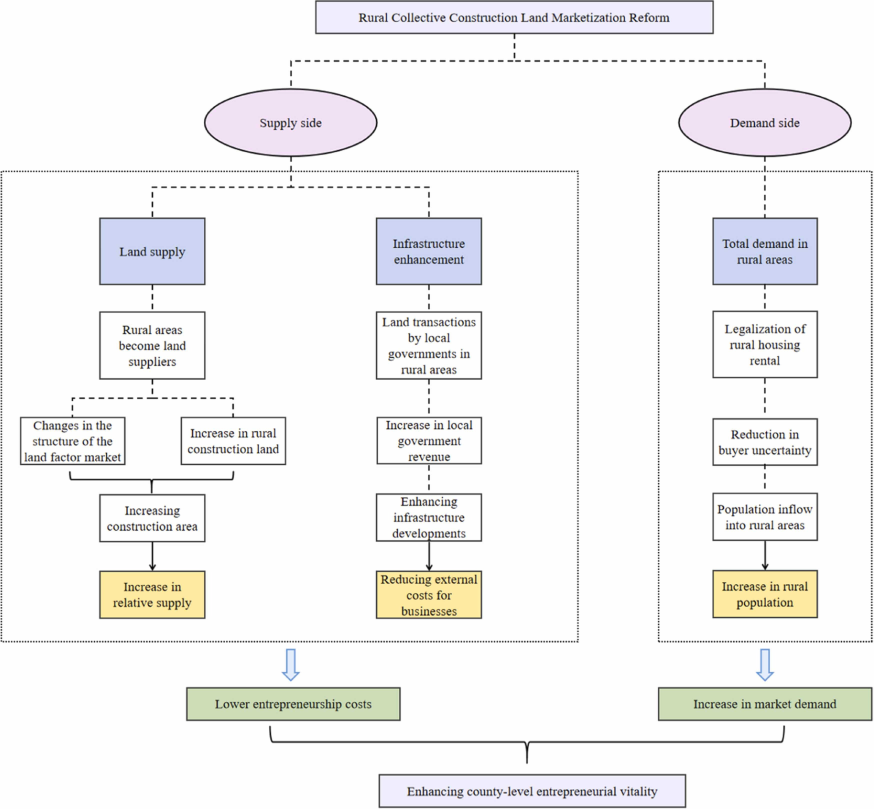
#> input picture originals/figures/paper1.jpg, 3493 x 3235 px (shown at 1/4 size); its folder holds only this picture in this run
$ python optimize_images.py
#> lines starting #> are read from the running program, lines starting #| are printed output that depends on the picture
"""Generate every web-sized image the site serves.

READS   originals/            ← the only place you put source images
  avatar.jpg                     your portrait
  photos/food/*.jpg              gallery photos
  photos/travel/*.jpg
  figures/*.png|jpg              paper and project figures

WRITES  public/images/        ← 100% generated; never edit by hand
  avatar-360.webp                sidebar portrait
  <gallery>/thumbs/*.webp        640px short side — what the photo grid loads
  <gallery>/large/*.webp        2000px long side — loaded when a photo is opened
  cards/<name>.webp              520px — the thumbnail on a paper/project card
  figures/<name>.webp           1400px — the full figure inside the paper dialog

Everything is WebP. A JPEG twin for pre-2020 browsers cost 29 MB and doubled the
file count for under 3% of visitors; set JPEG_FALLBACK = True to bring it back.

Usage:  npm run images
Needs:  pip install pillow
"""
from PIL import Image, ImageOps
import os, glob, sys

ROOT = sys.argv[1] if len(sys.argv) > 1 else '.'
SRC = os.path.join(ROOT, 'originals')
OUT = os.path.join(ROOT, 'public', 'images')
GALLERIES = ('food', 'travel')
JPEG_FALLBACK = False

THUMB_SHORT_SIDE = 640
LARGE_LONG_SIDE = 2000
CARD_LONG_SIDE = 520
FIGURE_LONG_SIDE = 1400
AVATAR_SIZE = 360


def load(path):
    """Open, honour EXIF rotation, flatten transparency onto white."""
#> called with path = 'originals/figures/paper1.jpg'
    im = ImageOps.exif_transpose(Image.open(path))
#> im is the input picture: PIL image 3493x3235 RGB; mean R, G, B 242.8, 242.5, 242.2
    if im.mode in ('RGBA', 'P', 'LA'):
        bg = Image.new('RGB', im.size, (255, 255, 255))
        bg.paste(im, mask=im.split()[-1] if im.mode in ('RGBA', 'LA') else None)
        return bg
    return im.convert('RGB') if im.mode != 'RGB' else im


def save(im, path_noext, quality=88):
    os.makedirs(os.path.dirname(path_noext), exist_ok=True)
    im.save(path_noext + '.webp', 'WEBP', quality=quality, method=6)
    if JPEG_FALLBACK:
        im.save(path_noext + '.jpg', 'JPEG', quality=min(95, quality + 4),
                optimize=True, progressive=True, subsampling=0)
    return os.path.getsize(path_noext + '.webp')


def fit_short(im, target):
    w, h = im.size
    s = target / min(w, h)
    return im.copy() if s >= 1 else im.resize((round(w * s), round(h * s)), Image.LANCZOS)


def fit_long(im, target):
#> called with target = 520
    w, h = im.size
#> w = 3493; h = 3235
    s = target / max(w, h)
#> s = 0.149
    return im.copy() if s >= 1 else im.resize((round(w * s), round(h * s)), Image.LANCZOS)
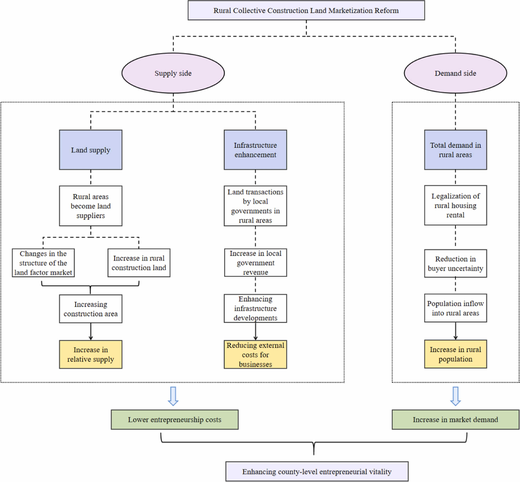
#> returned value: PIL image 520x482 RGB; mean R, G, B 242.4, 242.1, 241.7


def main():
    if not os.path.isdir(SRC):
        sys.exit(f'No source images at {SRC}/')

    # ---- portrait ----
    avatar = os.path.join(SRC, 'avatar.jpg')
    if os.path.exists(avatar):
        im = ImageOps.fit(load(avatar), (AVATAR_SIZE, AVATAR_SIZE),
                          Image.LANCZOS, centering=(0.5, 0.30))
        kb = save(im, os.path.join(OUT, 'avatar-360'), quality=90) / 1024
        print(f'avatar-360.webp   {kb:5.0f} KB')

    # ---- paper / project figures ----
    figures = sorted(glob.glob(os.path.join(SRC, 'figures', '*')))
    if figures:
        card_b = fig_b = 0
        for f in figures:
            stem = os.path.splitext(os.path.basename(f))[0]
            im = load(f)
            card_b += save(fit_long(im, CARD_LONG_SIDE), os.path.join(OUT, 'cards', stem), 90)
            fig_b += save(fit_long(im, FIGURE_LONG_SIDE), os.path.join(OUT, 'figures', stem), 88)
        print(f'figures           {len(figures)} → cards {card_b/1024:.0f} KB, '
              f'full {fig_b/1024:.0f} KB')
#| figures           1 → cards 23 KB, full 89 KB

    # ---- gallery photos ----
    total_src = total_thumb = total_large = count = 0
    for gallery in GALLERIES:
        src_dir = os.path.join(SRC, 'photos', gallery)
        out_dir = os.path.join(OUT, gallery)
        for f in sorted(glob.glob(os.path.join(src_dir, '*.jpg'))
                        + glob.glob(os.path.join(src_dir, '*.jpeg'))
                        + glob.glob(os.path.join(src_dir, '*.png'))):
            stem = os.path.splitext(os.path.basename(f))[0]
            im = load(f)
            total_thumb += save(fit_short(im, THUMB_SHORT_SIDE),
                                os.path.join(out_dir, 'thumbs', stem), 88)
            total_large += save(fit_long(im, LARGE_LONG_SIDE),
                                os.path.join(out_dir, 'large', stem), 85)
            total_src += os.path.getsize(f)
            count += 1

    print(f'photos            {count}')
    print(f'  originals (never deployed): {total_src / 1e6:6.1f} MB')
    print(f'  thumbs (grid):              {total_thumb / 1e6:6.2f} MB')
    print(f'  large  (on click):          {total_large / 1e6:6.2f} MB')
    print('\nNew photos: add the filenames to src/content/galleries.json.')


if __name__ == '__main__':
    main()
